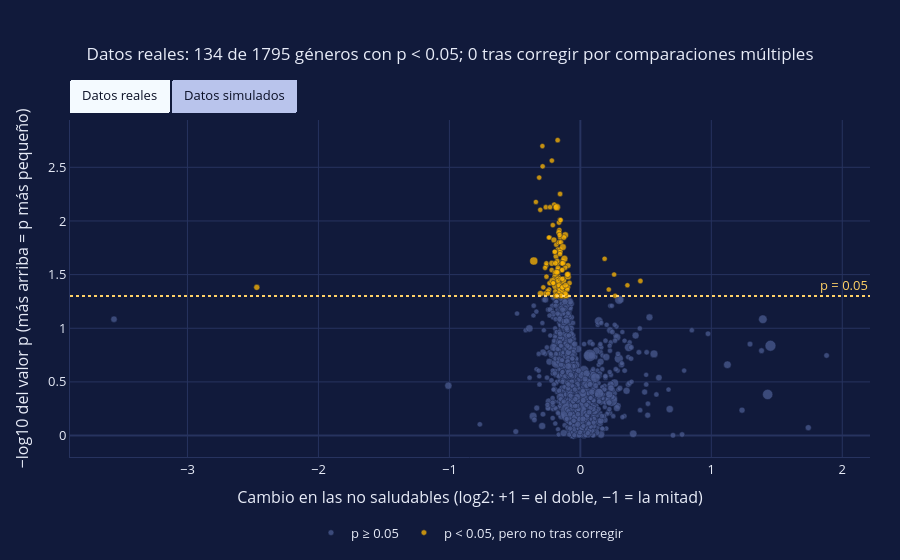

Here is the notebook cell this chart was saved with:
### Markdown cell above
Solo uno de los quince, *Phytophthora*, tiene p < 0.05, y entre quince pruebas se espera cerca de uno por azar.

### 3.2 Todos los géneros en una figura

Ahora la misma comparación para **todos** los géneros a la vez. Cada burbuja es un género y su tamaño indica qué tan abundante es: a la derecha están los más abundantes en las plantas no saludables y a la izquierda los más abundantes en las saludables; cuanto más arriba, más pequeño es su valor p. Esta figura se conoce como *gráfico de volcán*.

Con tantas pruebas hay que **corregir los valores p**. El método de Benjamini-Hochberg los ajusta para controlar la proporción de falsos descubrimientos: ordena los valores p de menor a mayor y exige más a los primeros.

### Code cell
def benjamini_hochberg(p):
    "Valores p ajustados por Benjamini-Hochberg, para controlar la proporción de falsos descubrimientos."
    p = np.asarray(p)
    n = len(p)
    orden = np.argsort(p)                                        # posiciones de menor a mayor valor p
    ajustados = p[orden] * n / np.arange(1, n + 1)               # p por (número de pruebas / puesto que ocupa)
    ajustados = np.minimum.accumulate(ajustados[::-1])[::-1]     # un p ajustado nunca supera al del puesto siguiente
    salida = np.empty(n)
    salida[orden] = np.minimum(ajustados, 1)                     # vuelve al orden original, sin pasar de 1
    return salida

def comparar_generos(porcentajes, grupo):
    "Compara cada género (fila) entre grupos: medias, cambio relativo, valor p de Mann-Whitney y valor p ajustado."
    a = porcentajes.loc[:, (grupo == "Saludable").to_numpy()].to_numpy()
    b = porcentajes.loc[:, (grupo == "No saludable").to_numpy()].to_numpy()
    # axis=1: una prueba por fila; con cientos de géneros y empates se usa la aproximación normal
    p = stats.mannwhitneyu(a, b, alternative="two-sided", method="asymptotic", axis=1).pvalue
    p = np.nan_to_num(p, nan=1.0)                                # géneros sin ninguna variación: no hay nada que comparar
    minimo = 1e-6                                                # evita dividir entre cero en géneros ausentes de un grupo
    return pd.DataFrame({"media_sal": a.mean(axis=1), "media_no": b.mean(axis=1),
                         "cambio": np.log2((b.mean(axis=1) + minimo) / (a.mean(axis=1) + minimo)),   # log2: +1 = el doble
                         "p": p, "p_ajustado": benjamini_hochberg(p)}, index=porcentajes.index)

comparacion_sim = comparar_generos(pct_sim, datos_sim.grupo)
comparacion = comparar_generos(pct, datos.grupo)
comparacion["filo"] = filo_de.reindex(comparacion.index)
comparacion_sim["filo"] = "género simulado"

# Tres clases de punto, cada una con su color
clases = [("p ≥ 0.05", P["neutro"], lambda t: t.p >= 0.05),
          ("p < 0.05, pero no tras corregir", P["aviso"], lambda t: (t.p < 0.05) & (t.p_ajustado >= 0.05)),
          ("p < 0.05 también tras corregir", P["alerta"], lambda t: t.p_ajustado < 0.05)]
fig_volcan = go.Figure()
titulos = []
for i, (caso, tabla) in enumerate([("Datos reales", comparacion), ("Datos simulados", comparacion_sim)]):
    for nombre, color, condicion in clases:
        sub = tabla[condicion(tabla)]
        # el tamaño de la burbuja crece con la abundancia del género (la mayor de sus dos medias)
        abundancia = sub[["media_sal", "media_no"]].max(axis=1)
        fig_volcan.add_trace(go.Scatter(
            x=sub.cambio, y=-np.log10(sub.p), mode="markers", name=nombre,
            marker=dict(color=color, size=np.clip(5 + 6 * np.sqrt(abundancia), 5, 28), opacity=0.75, line=dict(width=0.5, color=P["panel"])),
            text=[f"<b>{genero}</b> ({filo})" for genero, filo in zip(sub.index, sub.filo)],          # nombre y filo del género
            customdata=sub[["media_sal", "media_no", "p", "p_ajustado"]].to_numpy(),                  # los números que se leen al pasar el cursor
            hovertemplate=("%{text}<br>saludables: %{customdata[0]:.4f} %<br>no saludables: %{customdata[1]:.4f} %"
                           "<br>p = %{customdata[2]:.2g} · p ajustado = %{customdata[3]:.2g}<extra></extra>"),
            visible=(i == 0)))
    # una cuarta traza solo con texto: el nombre de los géneros que siguen siendo significativos tras corregir
    destacados = tabla[tabla.p_ajustado < 0.05]
    lado = ["middle right" if cambio > 0 else "middle left" for cambio in destacados.cambio]   # el nombre, hacia afuera
    fig_volcan.add_trace(go.Scatter(x=destacados.cambio, y=-np.log10(destacados.p), mode="text",
                                    text=[f"  {genero}  " for genero in destacados.index], textposition=lado,
                                    textfont=dict(color=P["texto"], size=12), hoverinfo="skip", showlegend=False, visible=(i == 0)))
    titulos.append(f"{caso}: {int((tabla.p < 0.05).sum())} de {len(tabla)} géneros con p < 0.05; "
                   f"{int((tabla.p_ajustado < 0.05).sum())} tras corregir por comparaciones múltiples")

# Cada caso tiene cuatro trazas (tres clases de punto y los nombres): el botón enciende las suyas
botones = [dict(label=caso, method="update",
                args=[{"visible": [k // 4 == i for k in range(8)]}, {"title.text": titulos[i]}])
           for i, caso in enumerate(["Datos reales", "Datos simulados"])]
estilo(fig_volcan, titulos[0], alto=560)
fig_volcan.add_hline(y=-np.log10(0.05), line_dash="dot", line_color=P["acento"], annotation_text="p = 0.05",
                     annotation_font_color=P["acento"])
fig_volcan.update_layout(updatemenus=[dict(type="buttons", direction="right", buttons=botones, x=0, xanchor="left", y=1.02, yanchor="bottom",
                                           bgcolor=P["control"], bordercolor=P["acento"], font=dict(color=P["control_texto"]))],
                         margin=dict(t=120), yaxis_title="−log10 del valor p (más arriba = p más pequeño)",
                         xaxis_title="Cambio en las no saludables (log2: +1 = el doble, −1 = la mitad)")
fig_volcan.show()
print(titulos[0]); print(titulos[1])
print("Por puro azar se esperaría cerca del 5 %:", round(0.05 * len(comparacion)), "géneros en los datos reales.")

### Figure 1 — Plotly figure (JSON) as saved in the notebook; plotly's stock layout.template omitted (floating-point values rounded to 4 significant figures; data arrays with more than 128 entries replaced by an {"elided": "..."} marker saying what was removed)
{"data": [{"customdata": {"elided": "1661x4 float values"}, "hovertemplate": "%{text}<br>saludables: %{customdata[0]:.4f} %<br>no saludables: %{customdata[1]:.4f} %<br>p = %{customdata[2]:.2g} · p ajustado = %{customdata[3]:.2g}<extra></extra>", "marker": {"color": "#4A5A8F", "line": {"color": "#111A3B", "width": 0.5}, "opacity": 0.75, "size": {"elided": "1661 float values"}}, "mode": "markers", "name": "p ≥ 0.05", "text": {"elided": "1661 str values"}, "type": "scatter", "visible": true, "x": {"elided": "1661 float values"}, "y": {"elided": "1661 float values"}}, {"customdata": {"elided": "134x4 float values"}, "hovertemplate": "%{text}<br>saludables: %{customdata[0]:.4f} %<br>no saludables: %{customdata[1]:.4f} %<br>p = %{customdata[2]:.2g} · p ajustado = %{customdata[3]:.2g}<extra></extra>", "marker": {"color": "#FFB703", "line": {"color": "#111A3B", "width": 0.5}, "opacity": 0.75, "size": {"elided": "134 float values"}}, "mode": "markers", "name": "p < 0.05, pero no tras corregir", "text": {"elided": "134 str values"}, "type": "scatter", "visible": true, "x": {"elided": "134 float values"}, "y": {"elided": "134 float values"}}, {"customdata": [], "hovertemplate": "%{text}<br>saludables: %{customdata[0]:.4f} %<br>no saludables: %{customdata[1]:.4f} %<br>p = %{customdata[2]:.2g} · p ajustado = %{customdata[3]:.2g}<extra></extra>", "marker": {"color": "#FF4D8D", "line": {"color": "#111A3B", "width": 0.5}, "opacity": 0.75, "size": []}, "mode": "markers", "name": "p < 0.05 también tras corregir", "text": [], "type": "scatter", "visible": true, "x": [], "y": []}, {"hoverinfo": "skip", "mode": "text", "showlegend": false, "text": [], "textfont": {"color": "#E8ECF8", "size": 12}, "textposition": [], "type": "scatter", "visible": true, "x": [], "y": []}, {"customdata": [[11.53, 10.86, 0.3255, 0.434], [7.273, 6.449, 0.05368, 0.1263], [5.801, 5.333, 0.1453, 0.2236], [4.056, 3.463, 0.05369, 0.1263], [2.635, 2.26, 0.06145, 0.1335], [2.314, 2.117, 0.2116, 0.3022], [1.845, 1.8, 0.7007, 0.7575], [1.673, 1.597, 0.6627, 0.7364], [1.649, 1.486, 0.07362, 0.1402], [1.518, 1.363, 0.1833, 0.2716], [1.286, 1.317, 0.6467, 0.7364], [1.177, 1.193, 0.9646, 0.9646], [1.193, 1.11, 0.2488, 0.3432], [1.132, 1.064, 0.5058, 0.5951], [1.081, 0.9272, 0.06676, 0.1335], [1.046, 0.9121, 0.07726, 0.1405], [0.9881, 0.9276, 0.3711, 0.4788], [0.9333, 0.8932, 0.4598, 0.5573], [0.8067, 0.7297, 0.1055, 0.1834], [0.7781, 0.7225, 0.3912, 0.4889], [0.7766, 0.6949, 0.06353, 0.1335], [0.6621, 0.6685, 0.8476, 0.8922], [0.6732, 0.6151, 0.1278, 0.213], [0.6329, 0.5384, 0.05099, 0.1263], [0.5724, 0.5934, 0.9176, 0.9411], [0.6065, 0.5376, 0.1453, 0.2236]], "hovertemplate": "%{text}<br>saludables: %{customdata[0]:.4f} %<br>no saludables: %{customdata[1]:.4f} %<br>p = %{customdata[2]:.2g} · p ajustado = %{customdata[3]:.2g}<extra></extra>", "marker": {"color": "#4A5A8F", "line": {"color": "#111A3B", "width": 0.5}, "opacity": 0.75, "size": [25.38, 21.18, 19.45, 17.08, 14.74, 14.13, 13.15, 12.76, 12.71, 12.39, 11.89, 11.55, 11.55, 11.38, 11.24, 11.14, 10.96, 10.8, 10.39, 10.29, 10.29, 9.906, 9.923, 9.773, 9.622, 9.673]}, "mode": "markers", "name": "p ≥ 0.05", "text": ["<b>G02</b> (género simulado)", "<b>G03</b> (género simulado)", "<b>G04</b> (género simulado)", "<b>G06</b> (género simulado)", "<b>G09</b> (género simulado)", "<b>G10</b> (género simulado)", "<b>G12</b> (género simulado)", "<b>G13</b> (género simulado)", "<b>G14</b> (género simulado)", "<b>G16</b> (género simulado)", "<b>G17</b> (género simulado)", "<b>G19</b> (género simulado)", "<b>G20</b> (género simulado)", "<b>G21</b> (género simulado)", "<b>G22</b> (género simulado)", "<b>G23</b> (género simulado)", "<b>G24</b> (género simulado)", "<b>G25</b> (género simulado)", "<b>G29</b> (género simulado)", "<b>G30</b> (género simulado)", "<b>G31</b> (género simulado)", "<b>G33</b> (género simulado)", "<b>G35</b> (género simulado)", "<b>G37</b> (género simulado)", "<b>G39</b> (género simulado)", "<b>G40</b> (género simulado)"], "type": "scatter", "visible": false, "x": [-0.08666, -0.1734, -0.1213, -0.2279, -0.2214, -0.1286, -0.0352, -0.06737, -0.1504, -0.1557, 0.03467, 0.02029, -0.1046, -0.09003, -0.2216, -0.1981, -0.0912, -0.06341, -0.1449, -0.107, -0.1603, 0.01388, -0.1302, -0.2333, 0.05182, -0.174], "y": [0.4874, 1.27, 0.8377, 1.27, 1.211, 0.6746, 0.1545, 0.1787, 1.133, 0.7368, 0.1893, 0.01564, 0.6041, 0.296, 1.176, 1.112, 0.4306, 0.3375, 0.9769, 0.4076, 1.197, 0.07182, 0.8935, 1.293, 0.03736, 0.8378]}, {"customdata": [[23.16, 20.5, 0.02709, 0.08334], [3.123, 2.69, 0.02708, 0.08334], [2.178, 1.802, 0.01765, 0.06417], [1.358, 1.161, 0.01564, 0.06254], [0.909, 0.7758, 0.01195, 0.05313], [0.6925, 0.5909, 0.03643, 0.1041]], "hovertemplate": "%{text}<br>saludables: %{customdata[0]:.4f} %<br>no saludables: %{customdata[1]:.4f} %<br>p = %{customdata[2]:.2g} · p ajustado = %{customdata[3]:.2g}<extra></extra>", "marker": {"color": "#FFB703", "line": {"color": "#111A3B", "width": 0.5}, "opacity": 0.75, "size": [28.0, 15.6, 13.85, 11.99, 10.72, 9.993]}, "mode": "markers", "name": "p < 0.05, pero no tras corregir", "text": ["<b>G01</b> (género simulado)", "<b>G08</b> (género simulado)", "<b>G11</b> (género simulado)", "<b>G18</b> (género simulado)", "<b>G27</b> (género simulado)", "<b>G36</b> (género simulado)"], "type": "scatter", "visible": false, "x": [-0.176, -0.2154, -0.2734, -0.2267, -0.2285, -0.229], "y": [1.567, 1.567, 1.753, 1.806, 1.922, 1.439]}, {"customdata": [[4.775, 14.85, 3.02e-11, 1.208e-09], [3.571, 2.939, 0.006972, 0.04648], [1.667, 1.335, 0.001301, 0.01735], [0.8903, 0.7606, 0.008493, 0.04853], [0.8472, 0.7216, 0.009879, 0.0494], [0.8205, 0.6396, 0.004128, 0.03302], [0.7263, 0.5577, 0.0002919, 0.005838], [0.6426, 0.5085, 0.001952, 0.01952]], "hovertemplate": "%{text}<br>saludables: %{customdata[0]:.4f} %<br>no saludables: %{customdata[1]:.4f} %<br>p = %{customdata[2]:.2g} · p ajustado = %{customdata[3]:.2g}<extra></extra>", "marker": {"color": "#FF4D8D", "line": {"color": "#111A3B", "width": 0.5}, "opacity": 0.75, "size": [28.0, 16.34, 12.75, 10.66, 10.52, 10.43, 10.11, 9.81]}, "mode": "markers", "name": "p < 0.05 también tras corregir", "text": ["<b>G05</b> (género simulado)", "<b>G07</b> (género simulado)", "<b>G15</b> (género simulado)", "<b>G26</b> (género simulado)", "<b>G28</b> (género simulado)", "<b>G32</b> (género simulado)", "<b>G34</b> (género simulado)", "<b>G38</b> (género simulado)"], "type": "scatter", "visible": false, "x": [1.637, -0.281, -0.3196, -0.2271, -0.2315, -0.3593, -0.3812, -0.3376], "y": [10.52, 2.157, 2.886, 2.071, 2.005, 2.384, 3.535, 2.709]}, {"hoverinfo": "skip", "mode": "text", "showlegend": false, "text": ["  G05  ", "  G07  ", "  G15  ", "  G26  ", "  G28  ", "  G32  ", "  G34  ", "  G38  "], "textfont": {"color": "#E8ECF8", "size": 12}, "textposition": ["middle right", "middle left", "middle left", "middle left", "middle left", "middle left", "middle left", "middle left"], "type": "scatter", "visible": false, "x": [1.637, -0.281, -0.3196, -0.2271, -0.2315, -0.3593, -0.3812, -0.3376], "y": [10.52, 2.157, 2.886, 2.071, 2.005, 2.384, 3.535, 2.709]}], "layout": {"annotations": [{"font": {"color": "#FFD166"}, "showarrow": false, "text": "p = 0.05", "x": 1, "xanchor": "right", "xref": "x domain", "y": 1.301, "yanchor": "bottom", "yref": "y"}], "font": {"color": "#E8ECF8", "size": 13}, "height": 560, "hoverlabel": {"bgcolor": "#0B1026", "bordercolor": "#FFD166", "font": {"color": "#E8ECF8", "size": 13}}, "legend": {"bgcolor": "rgba(0,0,0,0)", "orientation": "h", "x": 0.5, "xanchor": "center", "y": -0.18, "yanchor": "top"}, "margin": {"b": 60, "l": 70, "r": 30, "t": 120}, "paper_bgcolor": "#111A3B", "plot_bgcolor": "#111A3B", "shapes": [{"line": {"color": "#FFD166", "dash": "dot"}, "type": "line", "x0": 0, "x1": 1, "xref": "x domain", "y0": 1.301, "y1": 1.301, "yref": "y"}], "title": {"font": {"size": 17}, "text": "Datos reales: 134 de 1795 géneros con p < 0.05; 0 tras corregir por comparaciones múltiples", "x": 0.5, "xanchor": "center"}, "updatemenus": [{"bgcolor": "#B9C4EC", "bordercolor": "#FFD166", "buttons": [{"args": [{"visible": [true, true, true, true, false, false, false, false]}, {"title.text": "Datos reales: 134 de 1795 géneros con p < 0.05; 0 tras corregir por comparaciones múltiples"}], "label": "Datos reales", "method": "update"}, {"args": [{"visible": [false, false, false, false, true, true, true, true]}, {"title.text": "Datos simulados: 14 de 40 géneros con p < 0.05; 8 tras corregir por comparaciones múltiples"}], "label": "Datos simulados", "method": "update"}], "direction": "right", "font": {"color": "#0B1026"}, "type": "buttons", "x": 0, "xanchor": "left", "y": 1.02, "yanchor": "bottom"}], "xaxis": {"gridcolor": "#27335F", "linecolor": "#27335F", "title": {"text": "Cambio en las no saludables (log2: +1 = el doble, −1 = la mitad)"}, "zerolinecolor": "#27335F"}, "yaxis": {"gridcolor": "#27335F", "linecolor": "#27335F", "title": {"text": "−log10 del valor p (más arriba = p más pequeño)"}, "zerolinecolor": "#27335F"}}}
